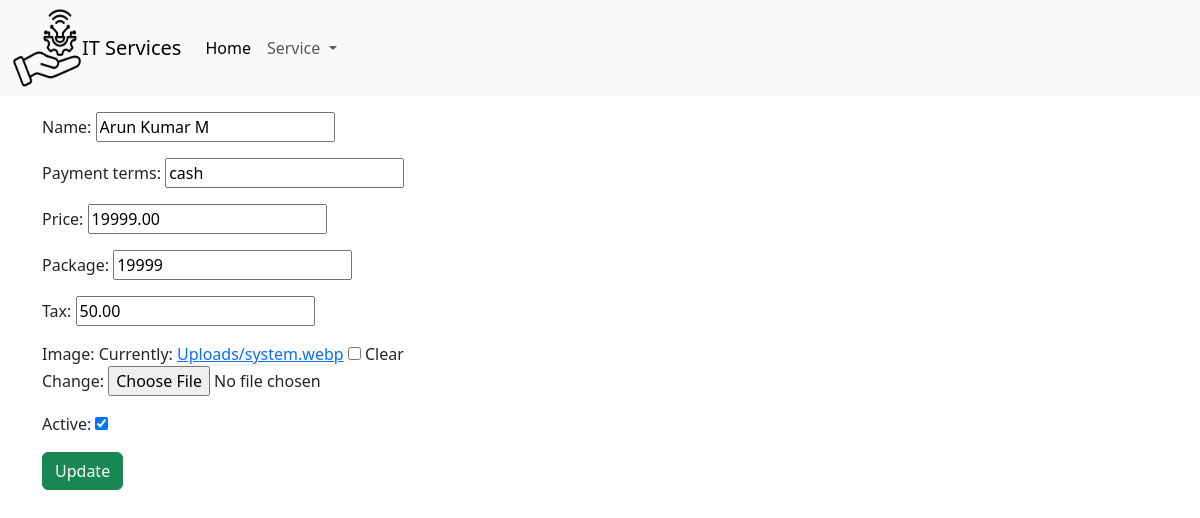
Screenshot of /update/2 with the database file from the repository.
### Services/models.py (models this page shows, shortened)
class Service(models.Model):
    name = models.CharField(max_length=100)
    payment_terms = models.CharField(max_length=255)
    price = models.DecimalField(max_digits=10, decimal_places=2)
    package = models.CharField(max_length=255)
    tax = models.DecimalField(max_digits=5, decimal_places=2)
    image = models.ImageField(upload_to='images/', null=True, blank=True)
    active = models.BooleanField(default=True)

### Services/views.py (the view)
# urls.py: path('update/<int:id>',views.update,name='update'),
def update(request, id):
    obj = Service.objects.get(id=id)
    if request.method == 'POST':
        form = serviceForm(request.POST, instance=obj)
        if form.is_valid():
            form.save()
            return redirect('read')
    else:
        form = serviceForm(instance=obj)
    return render(request, 'update.html', {'form': form})

### Services/forms.py
class serviceForm(forms.ModelForm):
    class Meta:
        model = Service
        fields = ['name','payment_terms','price','package','tax','image','active']

### Services/templates/update.html (shortened to what this page needs)
<!DOCTYPE html>
<html lang="en">
  <head>
    <link
      href="https://cdn.jsdelivr.net/npm/bootstrap@5.3.3/dist/css/bootstrap.min.css"
      rel="stylesheet"
    />
  </head>
  <body>
    <nav class="navbar navbar-expand-lg bg-light">
        <div class="container-fluid">
          <img src="\static\logo.png" title="Flaticon logo" width="70px" height="80px" class="block">
          <a class="navbar-brand" href="{% url 'read'%}">IT Services</a>
          <div class="collapse navbar-collapse" id="navbarSupportedContent">
            <ul class="navbar-nav me-auto mb-2 mb-lg-0">
              <li class="nav-item">
                <a class="nav-link active" aria-current="page" href="{% url 'read'%}">Home</a>
              </li>
              <li class="nav-item dropdown">
                <a
                  class="nav-link dropdown-toggle"
                  href="#"
                  role="button"
                  data-bs-toggle="dropdown"
                  aria-expanded="false"
                >
                  Service
                </a>
              </li>
            </ul>
          </div>
        </div>
      </nav>
    <div class="container mt-3">
      <form method="post">
        {% csrf_token %} {{form.as_p}}
        <button class="btn btn-success">Update</button>
      </form>
    </div>
  </body>
</html>

### rows the page displays
Service: name "Arun Kumar M", payment_terms "cash", price "19999.00", package "19999", tax "50.00", active "☑"
